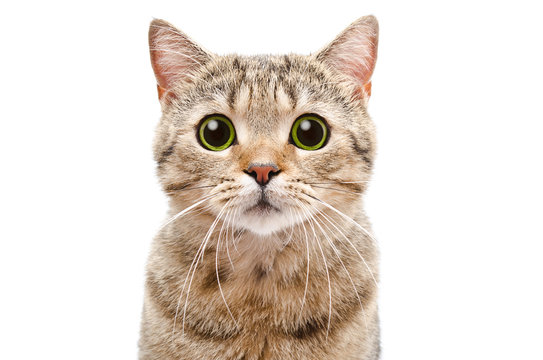
#> input picture cat.jpg, 543 x 360 px
$ python add_image.py
#> lines starting #> are read from the running program, lines starting #| are printed output that depends on the picture
import cv2
import numpy as np

path1 = 'cat.jpg'
path2 = 'dog.jpg'

img1 = cv2.imread(path1)
#> img1 is the input picture: shape (360, 543, 3); mean B, G, R 210.6, 219.2, 229
img2 = cv2.imread(path2)
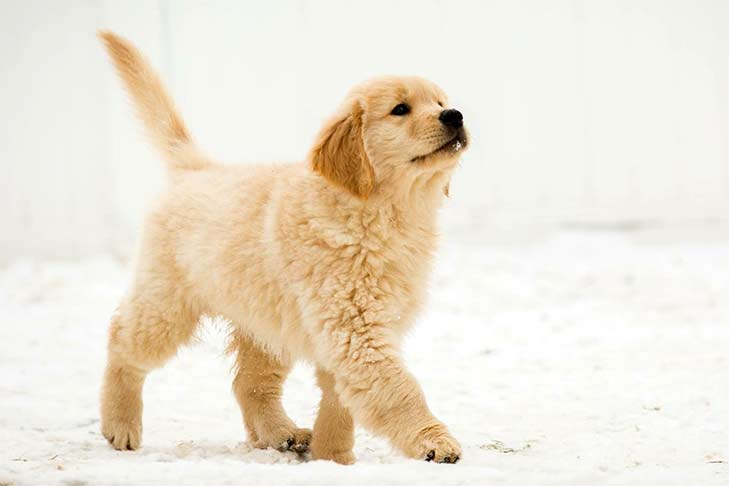
#> input picture dog.jpg, 729 x 486 px
#> img2 is the input picture: shape (486, 729, 3); mean B, G, R 212.5, 228.2, 237.4
# print(img1.shape)
print(img2.shape)
#| (486, 729, 3)
# img1 = cv2.resize(img1, (486, 360))
img1 = cv2.resize(img1, (img2.shape[1], img2.shape[0]))
#> img1: shape (486, 729, 3)
print(img1.shape)
#| (486, 729, 3)
img3 = cv2.add(img1, img2)
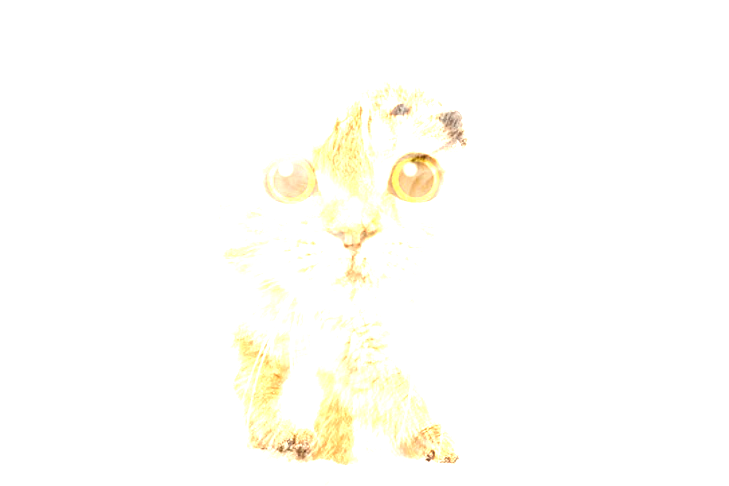
#> img3: shape (486, 729, 3); mean B, G, R 249.5, 254.1, 254.8

# roi, 슬라이싱을 활용해서 이미지 자르기


mask = np.ones((img2.shape[0], img2.shape[1], 3), dtype='uint8') * 50
img1_b = cv2.add(img1, img2)
img2_d = cv2.subtract(img2, mask)
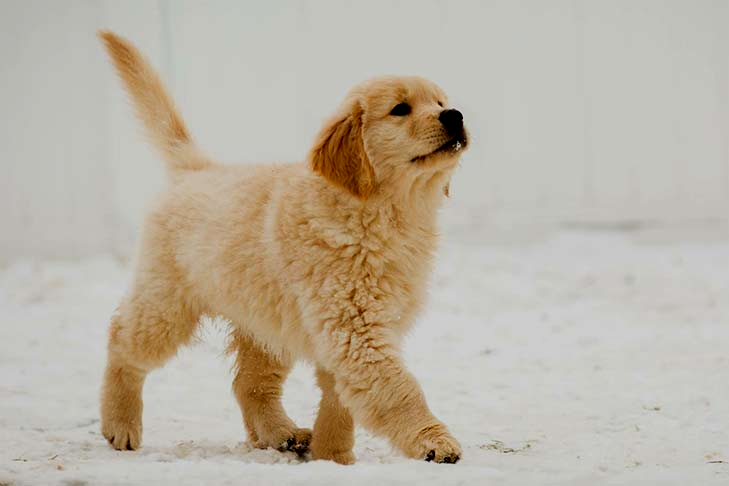
#> img2_d: shape (486, 729, 3); mean B, G, R 162.7, 178.3, 187.4
# print(mask)

roi = img1[100:300,200:500,:]
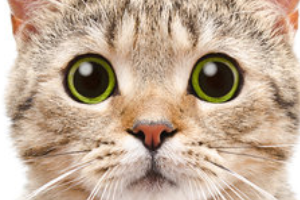
#> roi: shape (200, 300, 3); mean B, G, R 148.6, 169.9, 192.9
# print(roi)

# 자르고 색상바꾸기
roi[:, :, 1] = 255
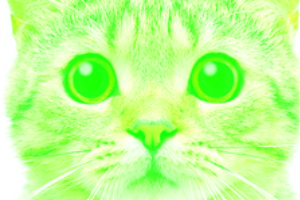
#> roi: shape (200, 300, 3); mean B, G, R 148.6, 255, 192.9


cv2.imshow("Cat", img1)
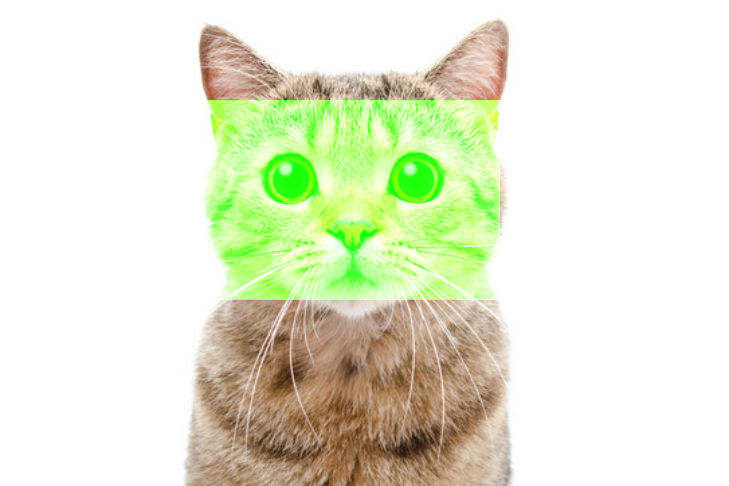
#> window 'Cat': shape (486, 729, 3); mean B, G, R 210.6, 233.5, 229
cv2.imshow("Cat_b", img1_b)
cv2.imshow("Dog", img2)
cv2.imshow("Dog_d", img2_d)

cv2.imshow("ROI", roi)

# cv2.imshow("CatDog", img3)

cv2.waitKey()
cv2.destroyAllWindows()
